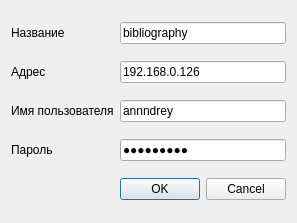
<?xml version="1.0" encoding="UTF-8"?>
<ui version="4.0">
 <class>selectDB</class>
 <widget class="QDialog" name="selectDB">
  <property name="geometry">
   <rect>
    <x>0</x>
    <y>0</y>
    <width>287</width>
    <height>223</height>
   </rect>
  </property>
  <property name="windowTitle">
   <string>Dialog</string>
  </property>
  <layout class="QGridLayout" name="gridLayout">
   <item row="0" column="2">
    <widget class="QLabel" name="dbName">
     <property name="text">
      <string>Название</string>
     </property>
    </widget>
   </item>
   <item row="0" column="3">
    <widget class="QLineEdit" name="lineEditName">
     <property name="text">
      <string>bibliography</string>
     </property>
    </widget>
   </item>
   <item row="1" column="3">
    <widget class="QLineEdit" name="lineEditAddress">
     <property name="text">
      <string>192.168.0.126</string>
     </property>
    </widget>
   </item>
   <item row="1" column="2">
    <widget class="QLabel" name="dbAddress">
     <property name="text">
      <string>Адрес </string>
     </property>
    </widget>
   </item>
   <item row="2" column="3">
    <widget class="QLineEdit" name="lineEditUser">
     <property name="text">
      <string>annndrey</string>
     </property>
    </widget>
   </item>
   <item row="2" column="2">
    <widget class="QLabel" name="dbUser">
     <property name="text">
      <string>Имя пользователя</string>
     </property>
    </widget>
   </item>
   <item row="3" column="3">
    <widget class="QLineEdit" name="lineEditPasswd">
     <property name="text">
      <string>andreygon</string>
     </property>
     <property name="echoMode">
      <enum>QLineEdit::Password</enum>
     </property>
    </widget>
   </item>
   <item row="3" column="2">
    <widget class="QLabel" name="dbPasswd">
     <property name="text">
      <string>Пароль</string>
     </property>
    </widget>
   </item>
   <item row="4" column="3">
    <widget class="QDialogButtonBox" name="buttonBox">
     <property name="orientation">
      <enum>Qt::Horizontal</enum>
     </property>
     <property name="standardButtons">
      <set>QDialogButtonBox::Cancel|QDialogButtonBox::Ok</set>
     </property>
    </widget>
   </item>
  </layout>
 </widget>
 <resources/>
 <connections>
  <connection>
   <sender>buttonBox</sender>
   <signal>accepted()</signal>
   <receiver>selectDB</receiver>
   <slot>accept()</slot>
   <hints>
    <hint type="sourcelabel">
     <x>248</x>
     <y>254</y>
    </hint>
    <hint type="destinationlabel">
     <x>157</x>
     <y>274</y>
    </hint>
   </hints>
  </connection>
  <connection>
   <sender>buttonBox</sender>
   <signal>rejected()</signal>
   <receiver>selectDB</receiver>
   <slot>reject()</slot>
   <hints>
    <hint type="sourcelabel">
     <x>316</x>
     <y>260</y>
    </hint>
    <hint type="destinationlabel">
     <x>286</x>
     <y>274</y>
    </hint>
   </hints>
  </connection>
 </connections>
</ui>
